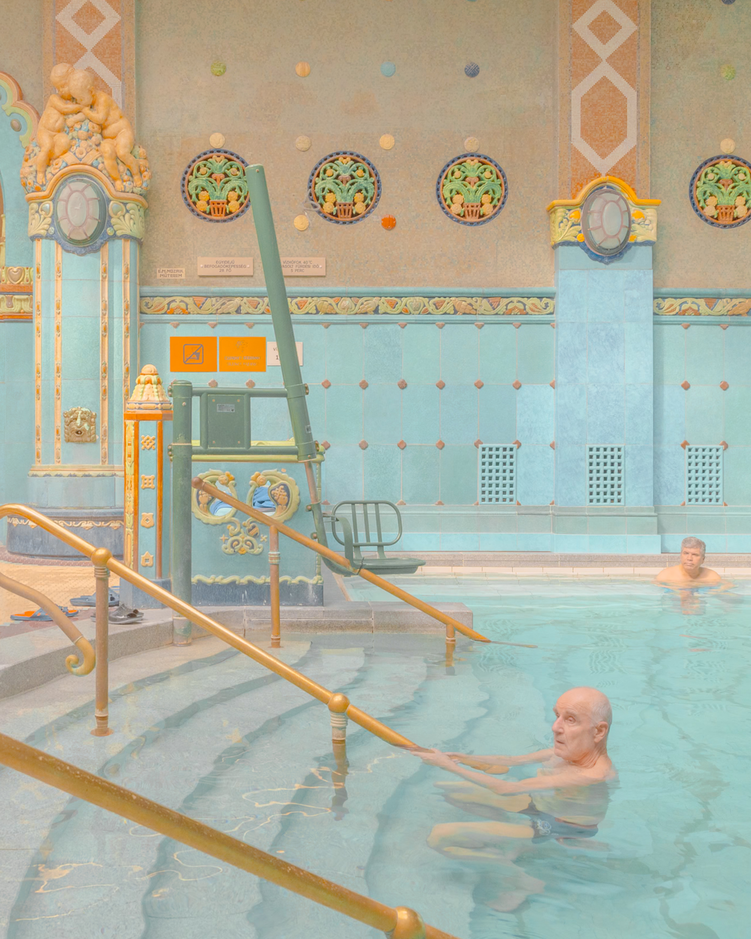
#> input picture 02-project/dl/style_transfer/styles.png, 751 x 939 px, shrunk from 2499 x 3124 before the run
$ python test.py
#> lines starting #> are read from the running program, lines starting #| are printed output that depends on the picture
#!/usr/bin/env python
# coding=utf-8
import cv2
import matplotlib.pyplot as plt

class CalHist:
    def __init__(self, histSize=256, ranges=[0, 256]):
        self.histSize = histSize
        self.ranges = ranges

    # 输入cv2读取的图片形式
    def hsv_hist(self, img):
        hsv_img = cv2.cvtColor(img, cv2.COLOR_BGR2HSV)
        hue, saturation, value = cv2.split(hsv_img)
        print(hue)
        cv2.imwrite("hue.png", hue)
        cv2.imwrite("saturation.png", saturation)
        cv2.imwrite("value.png", value)

        # 计算色相直方图
        hue_hist = cv2.calcHist([hue], [0], None, [256], [0, 256])
        # 计算饱和度直方图
        saturation_hist = cv2.calcHist([saturation], [0], None, [256], [0, 256])
        # 计算明度（亮度）直方图
        value_hist = cv2.calcHist([value], [0], None, [256], [0, 256])
        return [hue_hist, saturation_hist, value_hist]

    def rgb_hist(self, img):
        hist = []
        channels = cv2.split(img)
        rgb = ['rr', 'gg', 'bb']
        for i in range(3):
            cv2.imwrite(rgb[i]+'.png', channels[i])
        for i, channel in enumerate(channels):
            hist_item = cv2.calcHist([channel], [0], None, [256], [0,256])
            hist.append(hist_item)
        return hist

def plot_histogram(hist, title):
    plt.figure()
    plt.plot(hist, color='black')
    plt.title(title)
    plt.xlabel('Pixel value')
    plt.ylabel('Frequency')
    plt.savefig(title+".png")
    plt.clf()

if __name__ == "__main__":
    img = cv2.imread("styles.png")
#> img is the input picture: shape (939, 751, 3); mean B, G, R 158.1, 176.3, 174
    cal = CalHist()
    hsv = cal.hsv_hist(img)
#> in hsv_hist, `hsv_img = cv2.cvtColor(img, cv2.COLOR_BGR2HSV)`: hsv_img: shape (939, 751, 3); mean H, S, V 52.9, 57.5, 189
#> in hsv_hist, `hue, saturation, value = cv2.split(hsv_img)`:
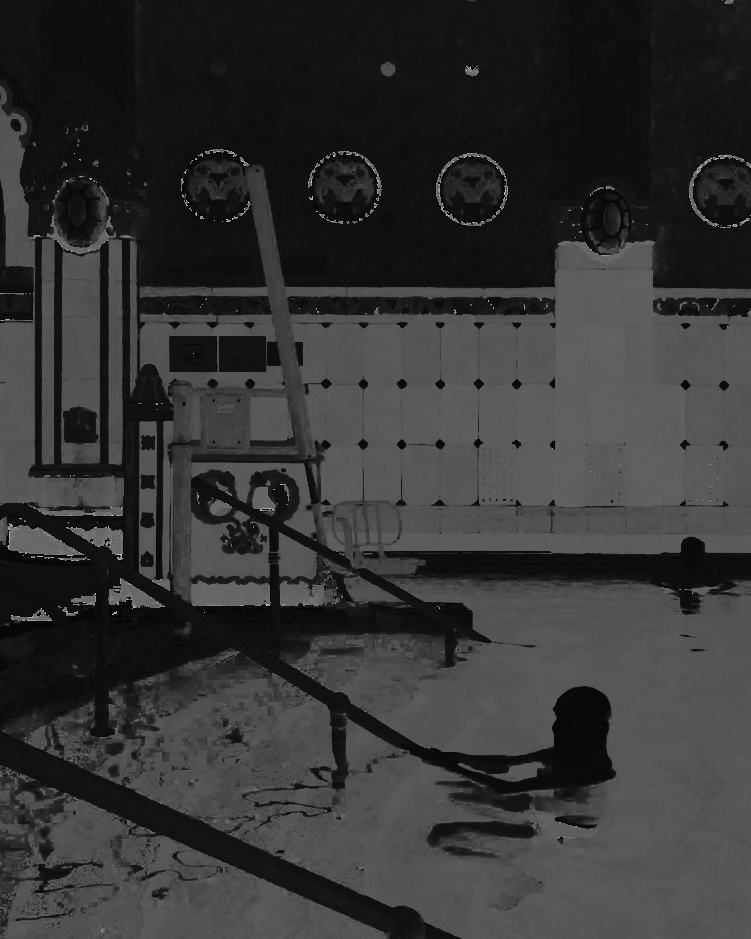
#> hue: shape (939, 751); min 0, max 179, mean 52.9
#> in hsv_hist, `hue, saturation, value = cv2.split(hsv_img)`:
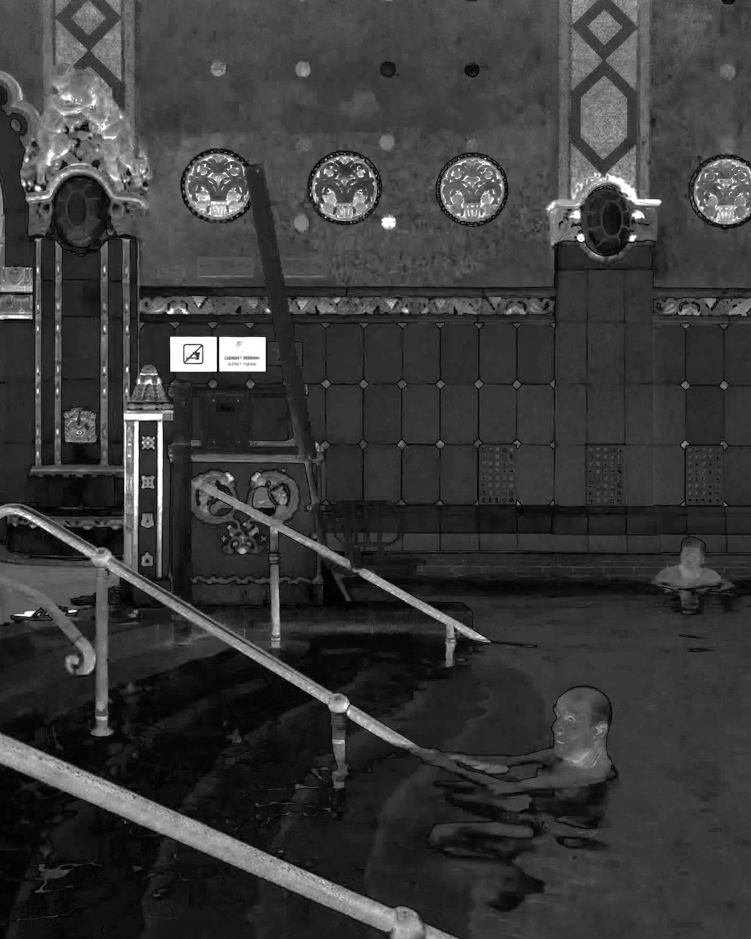
#> saturation: shape (939, 751); min 0, max 255, mean 57.5
#> in hsv_hist, `hue, saturation, value = cv2.split(hsv_img)`:
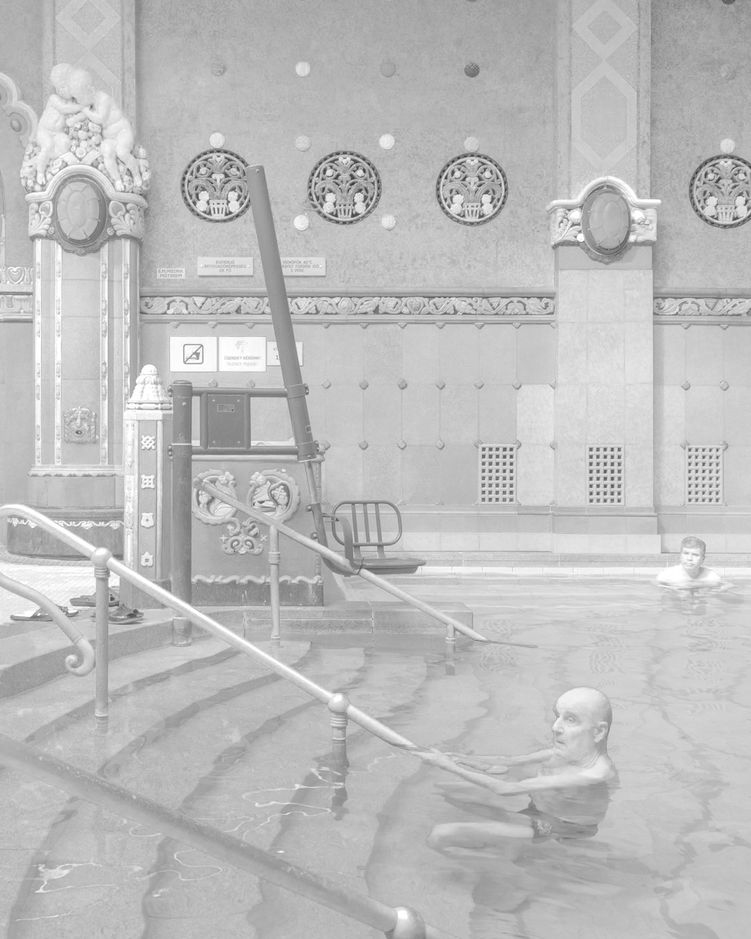
#> value: shape (939, 751); min 46, max 255, mean 189
#> (printed output is left out)
#> in hsv_hist, `hue_hist = cv2.calcHist([hue], [0], None, [256], [0, 256])`: hue_hist = 256 values, max 45808 at index 16, min 0 at index 121, mean 2754.6
#> in hsv_hist, `saturation_hist = cv2.calcHist([saturation], [0], None, [256], [0, 256])`: saturation_hist = 256 values, max 14401 at index 55, min 40 at index 229, mean 2754.6
#> in hsv_hist, `value_hist = cv2.calcHist([value], [0], None, [256], [0, 256])`: value_hist = 256 values, max 16563 at index 188, min 0 at index 0, mean 2754.6
#> hsv = 3 items
    rgb = cal.rgb_hist(img)
#> the loop in rgb_hist, `for i in range(3):` made 3 passes
#> pass 1, in rgb_hist, `cv2.imwrite(rgb[i]+'.png', channels[i])`:
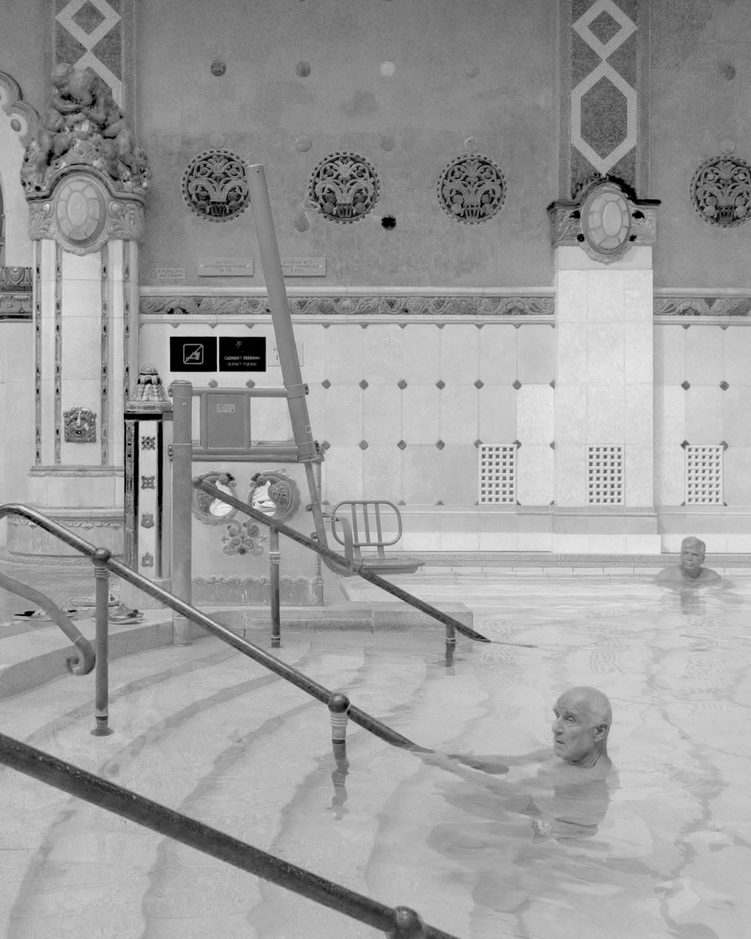
#> saved as rr.png: shape (939, 751); min 0, max 244, mean 158.1
#> pass 2, in rgb_hist, `cv2.imwrite(rgb[i]+'.png', channels[i])`:
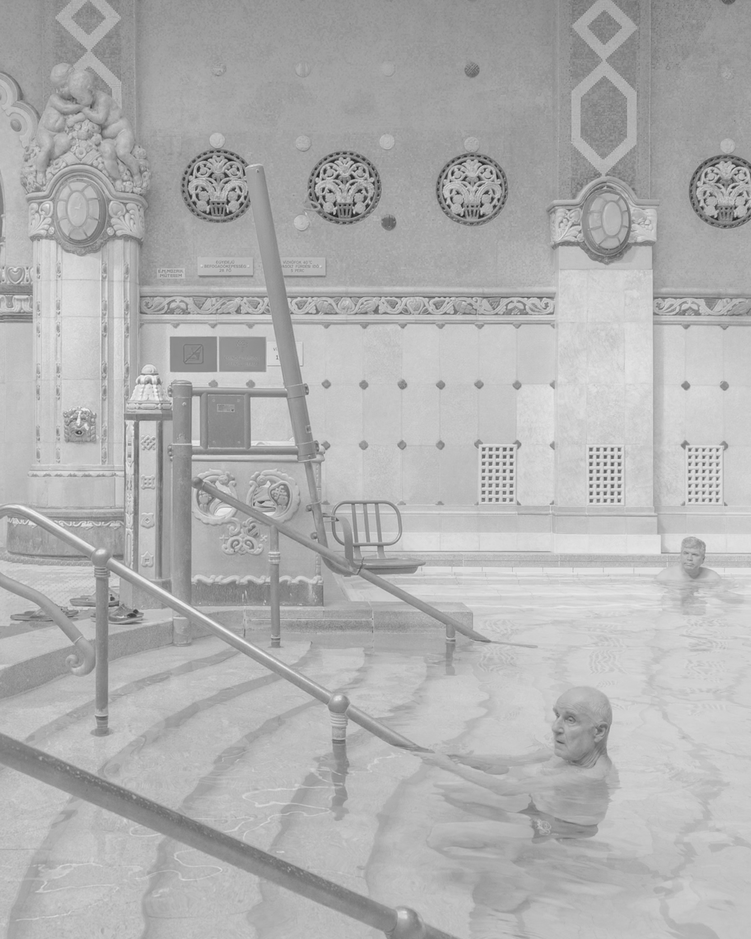
#> saved as gg.png: shape (939, 751); min 26, max 246, mean 176.3
#> the loop in rgb_hist, `for i, channel in enumerate(channels):` made 3 passes
#> rgb = 3 items
    hsv_title = ['h', 's', 'v']
    rgb_title = ['r', 'g', 'b']
    for i in range(3):
        plot_histogram(hsv[i], hsv_title[i])
        plot_histogram(rgb[i], rgb_title[i])
#> this loop made 3 passes
#> pass 1, in plot_histogram (call 2), `plt.savefig(title+".png")`:
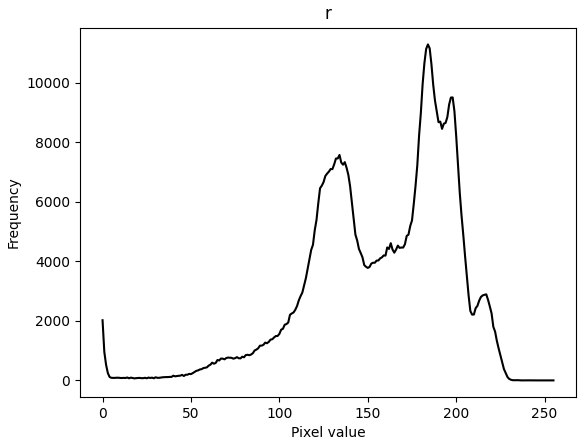
#> figure drawn by matplotlib, 1 panel; curve peaks at x = 184, y = 11297
#> pass 2, in plot_histogram (call 4), `plt.savefig(title+".png")`:
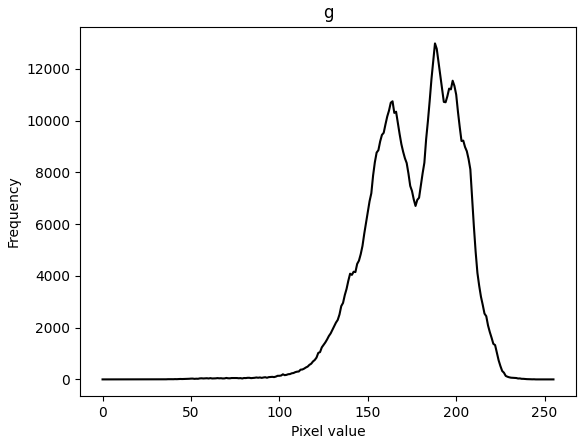
#> figure drawn by matplotlib, 1 panel; curve peaks at x = 188, y = 12985
